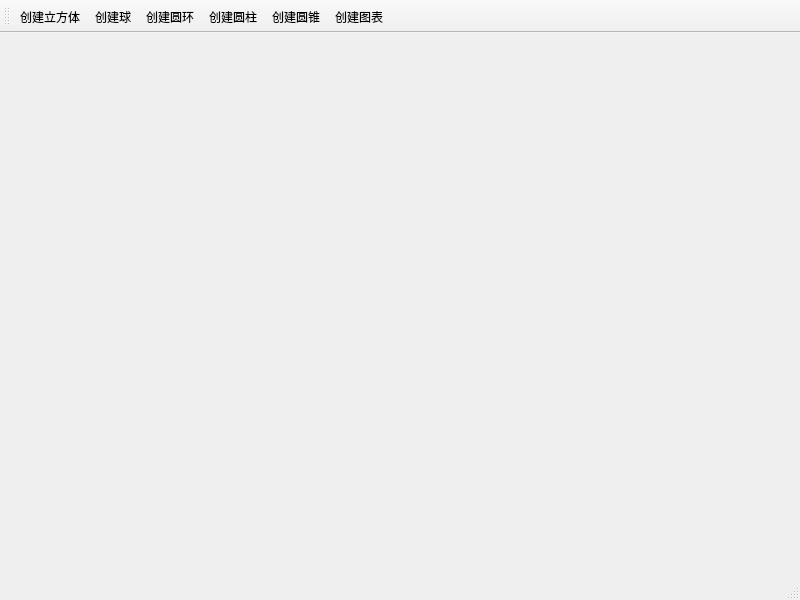
<?xml version="1.0" encoding="UTF-8"?>
<ui version="4.0">
 <class>XMainWindow</class>
 <widget class="QMainWindow" name="XMainWindow">
  <property name="geometry">
   <rect>
    <x>0</x>
    <y>0</y>
    <width>800</width>
    <height>600</height>
   </rect>
  </property>
  <property name="windowTitle">
   <string>EasyPlot</string>
  </property>
  <property name="windowIcon">
   <iconset resource="../qrc/easyPlotqrc.qrc">
    <normaloff>:/icon/app.image</normaloff>:/icon/app.image</iconset>
  </property>
  <widget class="QWidget" name="centralwidget"/>
  <widget class="QMenuBar" name="menubar">
   <property name="geometry">
    <rect>
     <x>0</x>
     <y>0</y>
     <width>800</width>
     <height>23</height>
    </rect>
   </property>
  </widget>
  <widget class="QStatusBar" name="statusbar"/>
  <widget class="QToolBar" name="toolBar">
   <property name="windowTitle">
    <string>toolBar</string>
   </property>
   <attribute name="toolBarArea">
    <enum>TopToolBarArea</enum>
   </attribute>
   <attribute name="toolBarBreak">
    <bool>false</bool>
   </attribute>
   <addaction name="ActAddCube"/>
   <addaction name="ActAddSphere"/>
   <addaction name="ActAddRing"/>
   <addaction name="ActAddCylinder"/>
   <addaction name="ActAddCone"/>
   <addaction name="ActCreateChart"/>
  </widget>
  <action name="ActAddCube">
   <property name="icon">
    <iconset resource="../qrc/easyPlotqrc.qrc">
     <normaloff>:/icon/cube.svg</normaloff>:/icon/cube.svg</iconset>
   </property>
   <property name="text">
    <string>创建立方体</string>
   </property>
  </action>
  <action name="ActAddSphere">
   <property name="icon">
    <iconset resource="../qrc/easyPlotqrc.qrc">
     <normaloff>:/icon/sphere.svg</normaloff>:/icon/sphere.svg</iconset>
   </property>
   <property name="text">
    <string>创建球</string>
   </property>
  </action>
  <action name="ActAddCylinder">
   <property name="icon">
    <iconset resource="../qrc/easyPlotqrc.qrc">
     <normaloff>:/icon/cylinder.svg</normaloff>:/icon/cylinder.svg</iconset>
   </property>
   <property name="text">
    <string>创建圆柱</string>
   </property>
  </action>
  <action name="ActCreateChart">
   <property name="icon">
    <iconset resource="../qrc/easyPlotqrc.qrc">
     <normaloff>:/icon/chart.svg</normaloff>:/icon/chart.svg</iconset>
   </property>
   <property name="text">
    <string>创建图表</string>
   </property>
  </action>
  <action name="ActAddCone">
   <property name="icon">
    <iconset resource="../qrc/easyPlotqrc.qrc">
     <normaloff>:/icon/cone.svg</normaloff>:/icon/cone.svg</iconset>
   </property>
   <property name="text">
    <string>创建圆锥</string>
   </property>
  </action>
  <action name="ActAddRing">
   <property name="icon">
    <iconset resource="../qrc/easyPlotqrc.qrc">
     <normaloff>:/icon/ring.svg</normaloff>:/icon/ring.svg</iconset>
   </property>
   <property name="text">
    <string>创建圆环</string>
   </property>
  </action>
 </widget>
 <resources>
  <include location="../qrc/easyPlotqrc.qrc"/>
 </resources>
 <connections/>
</ui>
